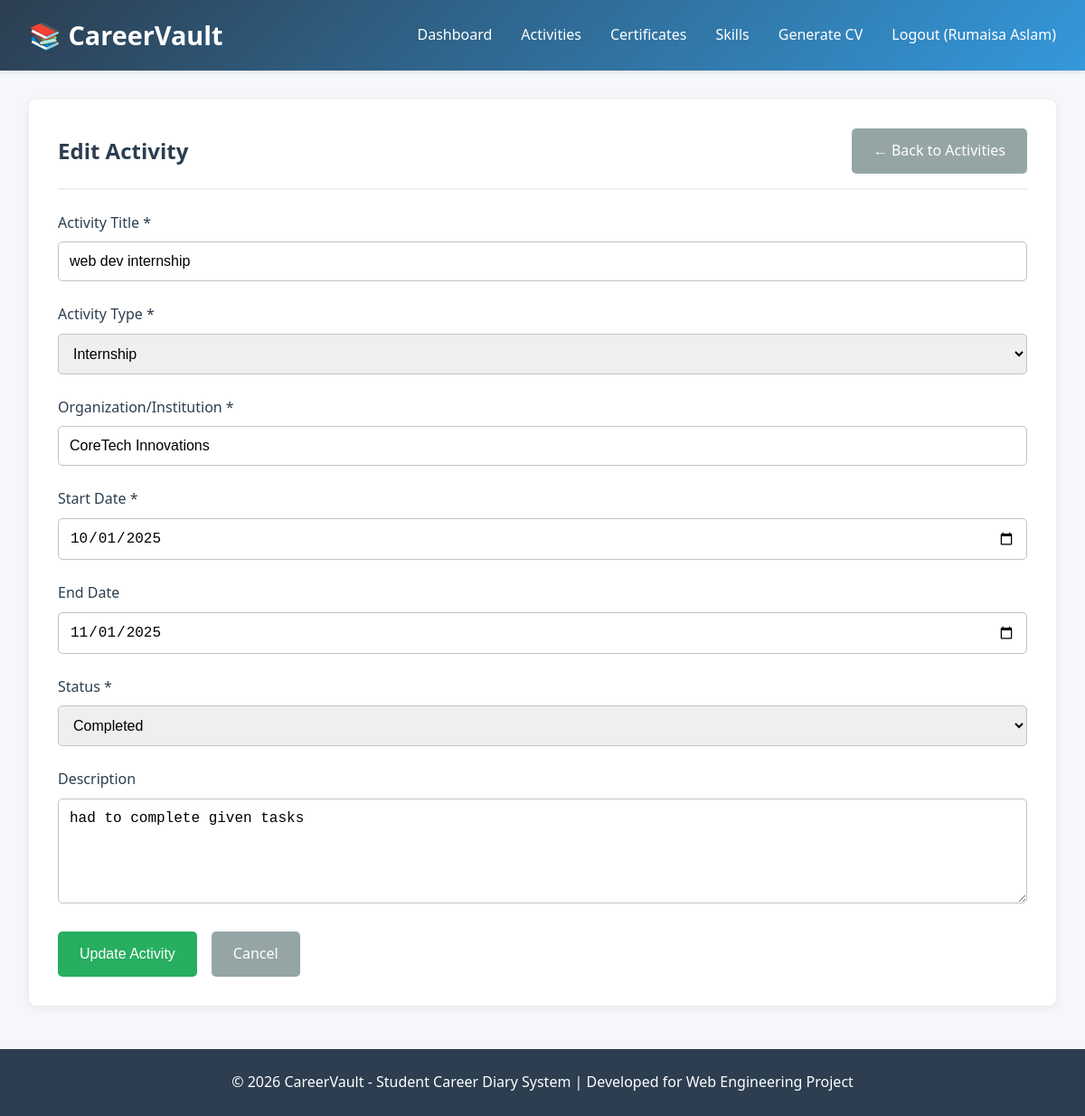
The app's page /activities/edit.php?id=2 (signed in) with its own data.
### tables this page shows
CREATE TABLE `activities` (
  `activity_id` int(11) NOT NULL,
  `user_id` int(11) NOT NULL,
  `title` varchar(200) NOT NULL,
  `type` enum('Internship','Course','Conference','Workshop') NOT NULL,
  `organization` varchar(200) NOT NULL,
  `start_date` date NOT NULL,
  `end_date` date DEFAULT NULL,
  `status` enum('Ongoing','Completed') DEFAULT 'Ongoing',
  `description` text DEFAULT NULL,
  `created_at` timestamp NOT NULL DEFAULT current_timestamp(),
  `updated_at` timestamp NOT NULL DEFAULT current_timestamp() ON UPDATE current_timestamp()
);

### includes/session.php (called while the page is built, shortened)
<?php
function get_user_id() {
    return $_SESSION['user_id'] ?? null;
}
?>

### activities/edit.php (the view, shortened to what this page needs)
<?php
require_once '../config/db.php';
require_once '../includes/session.php';
$user_id = get_user_id();
$activity_id = intval($_GET['id']);
$sql = "SELECT * FROM activities WHERE activity_id = ? AND user_id = ?";
$stmt = $conn->prepare($sql);
$stmt->bind_param("ii", $activity_id, $user_id);
$stmt->execute();
$result = $stmt->get_result();
$activity = $result->fetch_assoc();
include '../includes/header.php';
?>
<div class="container">
    <div class="card">
        <div class="card-header">
            <h2 class="card-title">Edit Activity</h2>
            <a href="index.php" class="btn btn-secondary">← Back to Activities</a>
        </div>
        <form method="POST" action="">
            <div class="form-group">
                <label for="title">Activity Title *</label>
                <input type="text" id="title" name="title" class="form-control"
                       value="<?php echo htmlspecialchars($activity['title']); ?>" required>
            </div>
            <div class="form-group">
                <label for="type">Activity Type *</label>
                <select id="type" name="type" class="form-control" required>
                    <option value="Internship" <?php echo $activity['type'] == 'Internship' ? 'selected' : ''; ?>>Internship</option>
                </select>
            </div>
            <div class="form-group">
                <label for="organization">Organization/Institution *</label>
                <input type="text" id="organization" name="organization" class="form-control"
                       value="<?php echo htmlspecialchars($activity['organization']); ?>" required>
            </div>
            <div class="form-group">
                <label for="start_date">Start Date *</label>
                <input type="date" id="start_date" name="start_date" class="form-control"
                       value="<?php echo $activity['start_date']; ?>" required>
            </div>
            <div class="form-group">
                <label for="end_date">End Date</label>
                <input type="date" id="end_date" name="end_date" class="form-control"
                       value="<?php echo $activity['end_date'] ?? ''; ?>">
            </div>
            <div class="form-group">
                <label for="status">Status *</label>
                <select id="status" name="status" class="form-control" required>
                    <option value="Completed" <?php echo $activity['status'] == 'Completed' ? 'selected' : ''; ?>>Completed</option>
                </select>
            </div>
            <div class="form-group">
                <label for="description">Description</label>
                <textarea id="description" name="description" class="form-control" rows="5"><?php echo htmlspecialchars($activity['description']); ?></textarea>
            </div>
            <div style="display: flex; gap: 1rem;">
                <button type="submit" class="btn btn-success">Update Activity</button>
                <a href="index.php" class="btn btn-secondary">Cancel</a>
            </div>
        </form>
    </div>
</div>
<?php include '../includes/footer.php'; ?>

### assets/css/style.css (style rules this page uses)
:root { --primary-color: #2c3e50; --secondary-color: #3498db; --success-color: #27ae60; --danger-color: #e74c3c; --warning-color: #f39c12; --light-bg: #ecf0f1; --dark-text: #2c3e50; --border-color: #bdc3c7; }
* { margin: 0; padding: 0; box-sizing: border-box; }
body { font-family: 'Segoe UI', Tahoma, Geneva, Verdana, sans-serif; background-color: #f5f7fa; color: var(--dark-text); line-height: 1.6; }
.container { max-width: 1200px; margin: 2rem auto; padding: 0 2rem; }
.card { background: white; border-radius: 8px; padding: 2rem; margin-bottom: 2rem; box-shadow: 0 2px 10px rgba(0,0,0,0.08); }
.card-header { display: flex; justify-content: space-between; align-items: center; margin-bottom: 1.5rem; padding-bottom: 1rem; border-bottom: 2px solid var(--light-bg); }
.card-title { font-size: 1.5rem; color: var(--primary-color); font-weight: 600; }
.form-group { margin-bottom: 1.5rem; }
.form-group label { display: block; margin-bottom: 0.5rem; font-weight: 500; color: var(--primary-color); }
.form-control { width: 100%; padding: 0.75rem; border: 1px solid var(--border-color); border-radius: 5px; font-size: 1rem; transition: border-color 0.3s; }
textarea.form-control { min-height: 100px; resize: vertical; }
select.form-control { cursor: pointer; }
.btn { padding: 0.75rem 1.5rem; border: none; border-radius: 5px; cursor: pointer; font-size: 1rem; font-weight: 500; transition: all 0.3s; text-decoration: none; display: inline-block; }
.btn-success { background-color: var(--success-color); color: white; }
.btn-secondary { background-color: #95a5a6; color: white; }

### records on screen
activities: title "web dev internship", type "Internship", organization "CoreTech Innovations", start_date "10/01/2025", end_date "11/01/2025", status "Completed", description "had to complete given tasks"

### other values on screen
get_user_name() "Rumaisa Aslam"
